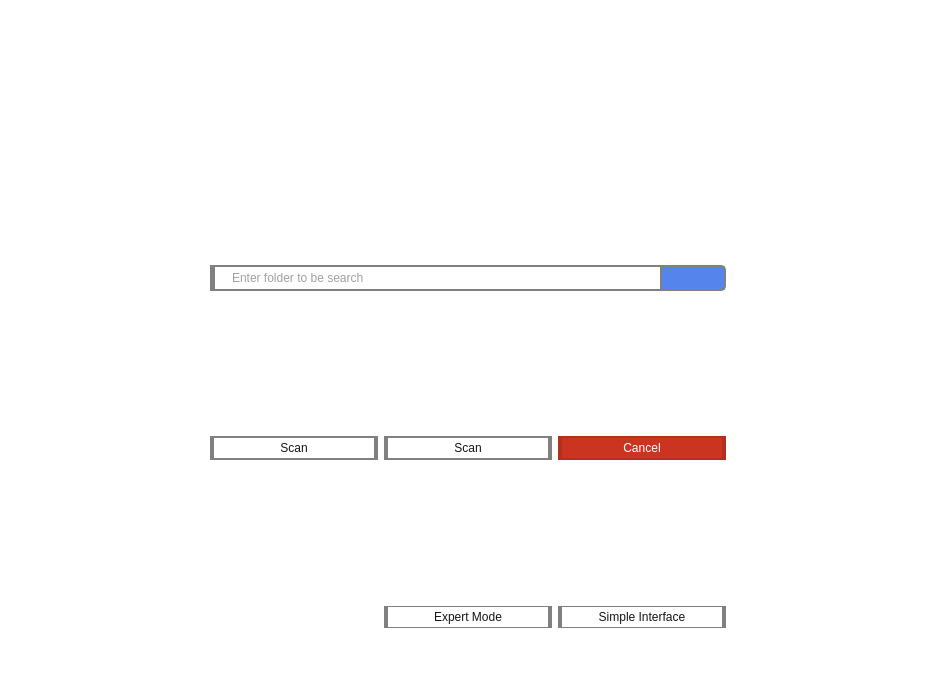
<?xml version="1.0" encoding="UTF-8"?>
<ui version="4.0">
 <class>MainWindow</class>
 <widget class="QMainWindow" name="MainWindow">
  <property name="geometry">
   <rect>
    <x>0</x>
    <y>0</y>
    <width>936</width>
    <height>687</height>
   </rect>
  </property>
  <property name="minimumSize">
   <size>
    <width>630</width>
    <height>494</height>
   </size>
  </property>
  <property name="windowTitle">
   <string>Lyli File Recovery</string>
  </property>
  <property name="windowIcon">
   <iconset resource="resources.qrc">
    <normaloff>:/resources/Logo400.png</normaloff>:/resources/Logo400.png</iconset>
  </property>
  <property name="styleSheet">
   <string notr="true">QWidget, QPushButton{
background: rgba(61, 94, 168, 0);
font: 16pt &quot;Pompiere &quot;;
color: rgb(64, 65, 66);
margin: 0;
}

QWidget[objectName=&quot;centralwidget&quot;]{
background-color: rgb(61, 94, 168);
background: url(:/resources/bkg1.jpg);
background-size: cover;
background-repeat: no repeat;
}

QListWidget{
border: 0;
min-width: 100px;
}

QLineEdit{
border: 1px solid grey;
padding: 5px 5px 5px 15px;
}

QPushButton{
padding: 3px 15px;
text-decoration: none;
border-radius: 18px;
max-width: 150px;
}

QPushButton:hover{
text-decoration: underline;
}

QPushButton:pressed{
padding: 4px 15px 2px 15px;
font-size: 14pt;
}

QStatusBar{
font: 14pt &quot;Pompiere &quot;;
color: rgb(64, 65, 66);
background-color: white;
}

QHeaderView::section{
background-color: rgba(0,0,0,0.5);
padding: 5px 15px;
min-width: 95px;
}

QListView, QTableView {
border: 0;
}

QLabel{
min-height: 100px;
min-width: 200px;
}</string>
  </property>
  <widget class="QWidget" name="centralwidget">
   <layout class="QVBoxLayout" name="verticalLayout_2">
    <item>
     <widget class="QStackedWidget" name="stackedWidget">
      <property name="currentIndex">
       <number>0</number>
      </property>
      <widget class="QWidget" name="focusMode">
       <layout class="QHBoxLayout" name="horizontalLayout_5">
        <item>
         <widget class="QListWidget" name="filesListWidget">
          <property name="verticalScrollBarPolicy">
           <enum>Qt::ScrollBarAlwaysOff</enum>
          </property>
          <property name="horizontalScrollBarPolicy">
           <enum>Qt::ScrollBarAlwaysOff</enum>
          </property>
         </widget>
        </item>
        <item>
         <widget class="QFrame" name="actionArea">
          <property name="styleSheet">
           <string notr="true"/>
          </property>
          <property name="frameShape">
           <enum>QFrame::StyledPanel</enum>
          </property>
          <property name="frameShadow">
           <enum>QFrame::Raised</enum>
          </property>
          <layout class="QVBoxLayout" name="verticalLayout">
           <item>
            <spacer name="verticalSpacer_2">
             <property name="orientation">
              <enum>Qt::Vertical</enum>
             </property>
             <property name="sizeHint" stdset="0">
              <size>
               <width>20</width>
               <height>40</height>
              </size>
             </property>
            </spacer>
           </item>
           <item alignment="Qt::AlignHCenter|Qt::AlignVCenter">
            <widget class="QLabel" name="loaderAnimationlabel">
             <property name="minimumSize">
              <size>
               <width>350</width>
               <height>350</height>
              </size>
             </property>
             <property name="maximumSize">
              <size>
               <width>16777215</width>
               <height>16777215</height>
              </size>
             </property>
             <property name="styleSheet">
              <string notr="true"/>
             </property>
             <property name="text">
              <string/>
             </property>
             <property name="textFormat">
              <enum>Qt::AutoText</enum>
             </property>
             <property name="pixmap">
              <pixmap resource="resources.qrc">:/resources/loader_white.gif</pixmap>
             </property>
             <property name="scaledContents">
              <bool>true</bool>
             </property>
             <property name="alignment">
              <set>Qt::AlignCenter</set>
             </property>
            </widget>
           </item>
           <item>
            <widget class="QWidget" name="actionAreaRow1" native="true">
             <property name="styleSheet">
              <string notr="true">QLineEdit, QPushButton{
padding: 2px 15px;
max-height: 55px;
border: 2px solid grey;
}




</string>
             </property>
             <layout class="QHBoxLayout" name="horizontalLayout_2">
              <item>
               <layout class="QHBoxLayout" name="horizontalLayout">
                <property name="spacing">
                 <number>0</number>
                </property>
                <property name="sizeConstraint">
                 <enum>QLayout::SetDefaultConstraint</enum>
                </property>
                <item>
                 <widget class="QLineEdit" name="rootDirLineEdit">
                  <property name="toolTip">
                   <string>&lt;html&gt;&lt;head/&gt;&lt;body&gt;&lt;p&gt;This folder and all it's sub folders would be searched for .lyli files. If found they would be worked on.&lt;/p&gt;&lt;/body&gt;&lt;/html&gt;</string>
                  </property>
                  <property name="styleSheet">
                   <string notr="true">border-left-width: 5px;
border-top-left-radius: 17px;
border-bottom-left-radius: 17px;
</string>
                  </property>
                  <property name="dragEnabled">
                   <bool>true</bool>
                  </property>
                  <property name="placeholderText">
                   <string>Enter folder to be search</string>
                  </property>
                  <property name="cursorMoveStyle">
                   <enum>Qt::VisualMoveStyle</enum>
                  </property>
                  <property name="clearButtonEnabled">
                   <bool>true</bool>
                  </property>
                 </widget>
                </item>
                <item>
                 <widget class="QPushButton" name="browsePushButton">
                  <property name="minimumSize">
                   <size>
                    <width>0</width>
                    <height>26</height>
                   </size>
                  </property>
                  <property name="maximumSize">
                   <size>
                    <width>127</width>
                    <height>63</height>
                   </size>
                  </property>
                  <property name="styleSheet">
                   <string notr="true">QPushButton{
background-color: rgb(85, 133, 236);
max-width: 95px;
border: 2px solid grey;
border-left: 0;
}

QPushButton:pressed{
padding: 4px 15px 2px 15px;
font-size: 14pt;
}

QPushButton{
border-radius: 0;
border-top-right-radius: 5px;
border-bottom-right-radius: 5px;
}
</string>
                  </property>
                  <property name="text">
                   <string/>
                  </property>
                  <property name="icon">
                   <iconset resource="resources.qrc">
                    <normaloff>:/resources/ic_more_horiz_white_48dp.png</normaloff>:/resources/ic_more_horiz_white_48dp.png</iconset>
                  </property>
                  <property name="iconSize">
                   <size>
                    <width>20</width>
                    <height>20</height>
                   </size>
                  </property>
                  <property name="autoDefault">
                   <bool>false</bool>
                  </property>
                  <property name="default">
                   <bool>false</bool>
                  </property>
                  <property name="flat">
                   <bool>false</bool>
                  </property>
                 </widget>
                </item>
               </layout>
              </item>
             </layout>
            </widget>
           </item>
           <item>
            <spacer name="verticalSpacer">
             <property name="orientation">
              <enum>Qt::Vertical</enum>
             </property>
             <property name="sizeHint" stdset="0">
              <size>
               <width>20</width>
               <height>40</height>
              </size>
             </property>
            </spacer>
           </item>
           <item>
            <widget class="QWidget" name="actionAreaRow2" native="true">
             <property name="styleSheet">
              <string notr="true">QPushButton{
width: 130px;
border: 3px solid grey;
border-width: 2px 4px 2px 4px;
color: rgb(20,20,20);
}
</string>
             </property>
             <layout class="QHBoxLayout" name="horizontalLayout_3">
              <item>
               <widget class="QPushButton" name="scanPushButton">
                <property name="maximumSize">
                 <size>
                  <width>168</width>
                  <height>60</height>
                 </size>
                </property>
                <property name="styleSheet">
                 <string notr="true">QPushButton{
background-color: white;
}</string>
                </property>
                <property name="text">
                 <string>Scan</string>
                </property>
                <property name="icon">
                 <iconset resource="resources.qrc">
                  <normaloff>:/resources/ic_search_black_48dp.png</normaloff>:/resources/ic_search_black_48dp.png</iconset>
                </property>
               </widget>
              </item>
              <item>
               <widget class="QPushButton" name="expertModeScanPushButton">
                <property name="styleSheet">
                 <string notr="true">QPushButton{
background-color: white;
}</string>
                </property>
                <property name="text">
                 <string>Scan</string>
                </property>
                <property name="icon">
                 <iconset resource="resources.qrc">
                  <normaloff>:/resources/ic_search_black_48dp.png</normaloff>:/resources/ic_search_black_48dp.png</iconset>
                </property>
                <property name="iconSize">
                 <size>
                  <width>16</width>
                  <height>16</height>
                 </size>
                </property>
               </widget>
              </item>
              <item>
               <widget class="QPushButton" name="cancelPushButton">
                <property name="enabled">
                 <bool>true</bool>
                </property>
                <property name="styleSheet">
                 <string notr="true">QPushButton{
background-color: rgb(202, 52, 32);
color: white;
border-color: rgb(180, 47, 29);
}

</string>
                </property>
                <property name="text">
                 <string>Cancel</string>
                </property>
                <property name="icon">
                 <iconset resource="resources.qrc">
                  <normaloff>:/resources/ic_clear_white_48dp.png</normaloff>:/resources/ic_clear_white_48dp.png</iconset>
                </property>
               </widget>
              </item>
             </layout>
            </widget>
           </item>
           <item>
            <spacer name="verticalSpacer_6">
             <property name="orientation">
              <enum>Qt::Vertical</enum>
             </property>
             <property name="sizeHint" stdset="0">
              <size>
               <width>20</width>
               <height>40</height>
              </size>
             </property>
            </spacer>
           </item>
           <item>
            <widget class="QWidget" name="userModeSelectionArea" native="true">
             <property name="styleSheet">
              <string notr="true">QPushButton{
width: 130px;
border: 1px solid gray;
border-width: 1px 4px;
border-radius:  17px;
background-color: rgba(255,255,255,0.4);
color: rgb(20,20,20);
}
</string>
             </property>
             <layout class="QHBoxLayout" name="horizontalLayout_4">
              <item>
               <spacer name="horizontalSpacer_3">
                <property name="orientation">
                 <enum>Qt::Horizontal</enum>
                </property>
                <property name="sizeHint" stdset="0">
                 <size>
                  <width>40</width>
                  <height>20</height>
                 </size>
                </property>
               </spacer>
              </item>
              <item>
               <widget class="QPushButton" name="expertModePushButton">
                <property name="styleSheet">
                 <string notr="true"/>
                </property>
                <property name="text">
                 <string>Expert Mode</string>
                </property>
                <property name="icon">
                 <iconset resource="resources.qrc">
                  <normaloff>:/resources/ic_bubble_chart_black_48dp.png</normaloff>:/resources/ic_bubble_chart_black_48dp.png</iconset>
                </property>
               </widget>
              </item>
              <item>
               <widget class="QPushButton" name="simpleInterfacePushButton">
                <property name="styleSheet">
                 <string notr="true"/>
                </property>
                <property name="text">
                 <string>Simple Interface</string>
                </property>
                <property name="icon">
                 <iconset resource="resources.qrc">
                  <normaloff>:/resources/ic_fiber_manual_record_black_48dp.png</normaloff>:/resources/ic_fiber_manual_record_black_48dp.png</iconset>
                </property>
               </widget>
              </item>
             </layout>
            </widget>
           </item>
          </layout>
         </widget>
        </item>
        <item>
         <widget class="QListWidget" name="foldersListWidget">
          <property name="styleSheet">
           <string notr="true">text-align: right;</string>
          </property>
          <property name="verticalScrollBarPolicy">
           <enum>Qt::ScrollBarAlwaysOff</enum>
          </property>
          <property name="horizontalScrollBarPolicy">
           <enum>Qt::ScrollBarAlwaysOff</enum>
          </property>
         </widget>
        </item>
       </layout>
      </widget>
      <widget class="QWidget" name="finishCelebrationView">
       <layout class="QGridLayout" name="gridLayout_2">
        <item row="2" column="1">
         <widget class="QWidget" name="widget" native="true">
          <layout class="QVBoxLayout" name="verticalLayout_3">
           <item>
            <spacer name="verticalSpacer_3">
             <property name="orientation">
              <enum>Qt::Vertical</enum>
             </property>
             <property name="sizeHint" stdset="0">
              <size>
               <width>20</width>
               <height>40</height>
              </size>
             </property>
            </spacer>
           </item>
           <item>
            <widget class="QLabel" name="scanCompletedLabel">
             <property name="styleSheet">
              <string notr="true">font-size: 24px;
min-height: 250px;
border: 1px solid grey;
border-width: 1px 2px 1px 10px;
padding: 0 15px;
min-width: 300px;
border-top-right-radius: 0;
border-bottom-right-radius: 30px;
background-color: rgba(255,255,255,0.4);
</string>
             </property>
             <property name="text">
              <string>TextLabel ...</string>
             </property>
            </widget>
           </item>
           <item>
            <spacer name="verticalSpacer_5">
             <property name="orientation">
              <enum>Qt::Vertical</enum>
             </property>
             <property name="sizeType">
              <enum>QSizePolicy::Minimum</enum>
             </property>
             <property name="sizeHint" stdset="0">
              <size>
               <width>20</width>
               <height>40</height>
              </size>
             </property>
            </spacer>
           </item>
           <item alignment="Qt::AlignRight">
            <widget class="QPushButton" name="runAnotherScanButton">
             <property name="styleSheet">
              <string notr="true">QPushButton{
width: 130px;
border: 1px solid grey;
border-width: 1px 2px 1px 4px;
border-radius:  17px;
border-top-right-radius: 0px;
background-color: rgba(255,255,255,0.4);
}</string>
             </property>
             <property name="text">
              <string>Run another scan</string>
             </property>
             <property name="icon">
              <iconset resource="resources.qrc">
               <normaloff>:/resources/ic_arrow_back_black_48dp.png</normaloff>:/resources/ic_arrow_back_black_48dp.png</iconset>
             </property>
            </widget>
           </item>
           <item>
            <spacer name="verticalSpacer_4">
             <property name="orientation">
              <enum>Qt::Vertical</enum>
             </property>
             <property name="sizeHint" stdset="0">
              <size>
               <width>20</width>
               <height>40</height>
              </size>
             </property>
            </spacer>
           </item>
          </layout>
         </widget>
        </item>
        <item row="2" column="0">
         <spacer name="horizontalSpacer">
          <property name="orientation">
           <enum>Qt::Horizontal</enum>
          </property>
          <property name="sizeHint" stdset="0">
           <size>
            <width>40</width>
            <height>20</height>
           </size>
          </property>
         </spacer>
        </item>
        <item row="2" column="2">
         <spacer name="horizontalSpacer_2">
          <property name="orientation">
           <enum>Qt::Horizontal</enum>
          </property>
          <property name="sizeHint" stdset="0">
           <size>
            <width>40</width>
            <height>20</height>
           </size>
          </property>
         </spacer>
        </item>
       </layout>
      </widget>
     </widget>
    </item>
   </layout>
  </widget>
  <widget class="QStatusBar" name="statusBar"/>
 </widget>
 <resources>
  <include location="resources.qrc"/>
 </resources>
 <connections/>
</ui>
